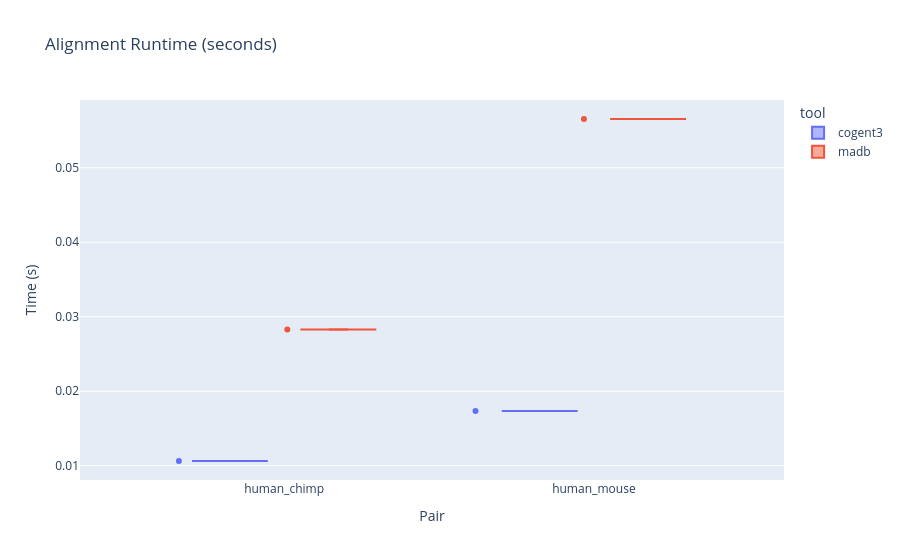
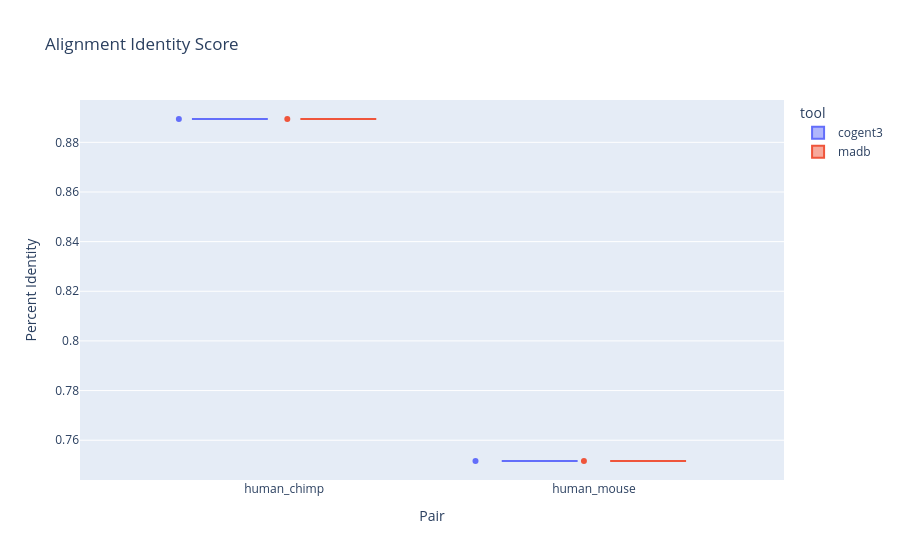

The notebook cell saved with these charts, in order:
### Code cell
import plotly.express as px

# First: Performance violin plot
fig_perf = px.violin(
    df[df["metric"] == "time_seconds"],
    x="pair",
    y="value",
    color="tool",
    box=True,
    points="all",
    title="Alignment Runtime (seconds)",
    labels={"value": "Time (s)", "pair": "Species Pair"},
)
fig_perf.update_layout(yaxis_title="Time (s)", xaxis_title="Pair")
fig_perf.show()

# Second: Accuracy violin plot
fig_acc = px.violin(
    df[df["metric"] == "identity_score"],
    x="pair",
    y="value",
    color="tool",
    box=True,
    points="all",
    title="Alignment Identity Score",
    labels={"value": "Identity", "pair": "Species Pair"},
)
fig_acc.update_layout(yaxis_title="Percent Identity", xaxis_title="Pair")
fig_acc.show()

### Figure 1 — Plotly figure (JSON) as saved in the notebook; plotly's stock layout.template omitted (floating-point values rounded to 4 significant figures)
{"data": [{"alignmentgroup": "True", "box": {"visible": true}, "hovertemplate": "tool=cogent3<br>Species Pair=%{x}<br>Time (s)=%{y}<extra></extra>", "legendgroup": "cogent3", "marker": {"color": "#636efa"}, "name": "cogent3", "offsetgroup": "cogent3", "orientation": "v", "points": "all", "scalegroup": "True", "showlegend": true, "type": "violin", "x": ["human_chimp", "human_mouse"], "x0": " ", "xaxis": "x", "y": [0.01063, 0.01733], "y0": " ", "yaxis": "y"}, {"alignmentgroup": "True", "box": {"visible": true}, "hovertemplate": "tool=madb<br>Species Pair=%{x}<br>Time (s)=%{y}<extra></extra>", "legendgroup": "madb", "marker": {"color": "#EF553B"}, "name": "madb", "offsetgroup": "madb", "orientation": "v", "points": "all", "scalegroup": "True", "showlegend": true, "type": "violin", "x": ["human_chimp", "human_mouse"], "x0": " ", "xaxis": "x", "y": [0.0283, 0.05655], "y0": " ", "yaxis": "y"}], "layout": {"legend": {"title": {"text": "tool"}, "tracegroupgap": 0}, "title": {"text": "Alignment Runtime (seconds)"}, "violinmode": "group", "xaxis": {"anchor": "y", "domain": [0, 1], "title": {"text": "Pair"}}, "yaxis": {"anchor": "x", "domain": [0, 1], "title": {"text": "Time (s)"}}}}

### Figure 2 — Plotly figure (JSON) as saved in the notebook; plotly's stock layout.template omitted (floating-point values rounded to 4 significant figures)
{"data": [{"alignmentgroup": "True", "box": {"visible": true}, "hovertemplate": "tool=cogent3<br>Species Pair=%{x}<br>Identity=%{y}<extra></extra>", "legendgroup": "cogent3", "marker": {"color": "#636efa"}, "name": "cogent3", "offsetgroup": "cogent3", "orientation": "v", "points": "all", "scalegroup": "True", "showlegend": true, "type": "violin", "x": ["human_chimp", "human_mouse"], "x0": " ", "xaxis": "x", "y": [0.8894, 0.7516], "y0": " ", "yaxis": "y"}, {"alignmentgroup": "True", "box": {"visible": true}, "hovertemplate": "tool=madb<br>Species Pair=%{x}<br>Identity=%{y}<extra></extra>", "legendgroup": "madb", "marker": {"color": "#EF553B"}, "name": "madb", "offsetgroup": "madb", "orientation": "v", "points": "all", "scalegroup": "True", "showlegend": true, "type": "violin", "x": ["human_chimp", "human_mouse"], "x0": " ", "xaxis": "x", "y": [0.8894, 0.7516], "y0": " ", "yaxis": "y"}], "layout": {"legend": {"title": {"text": "tool"}, "tracegroupgap": 0}, "title": {"text": "Alignment Identity Score"}, "violinmode": "group", "xaxis": {"anchor": "y", "domain": [0, 1], "title": {"text": "Pair"}}, "yaxis": {"anchor": "x", "domain": [0, 1], "title": {"text": "Percent Identity"}}}}
